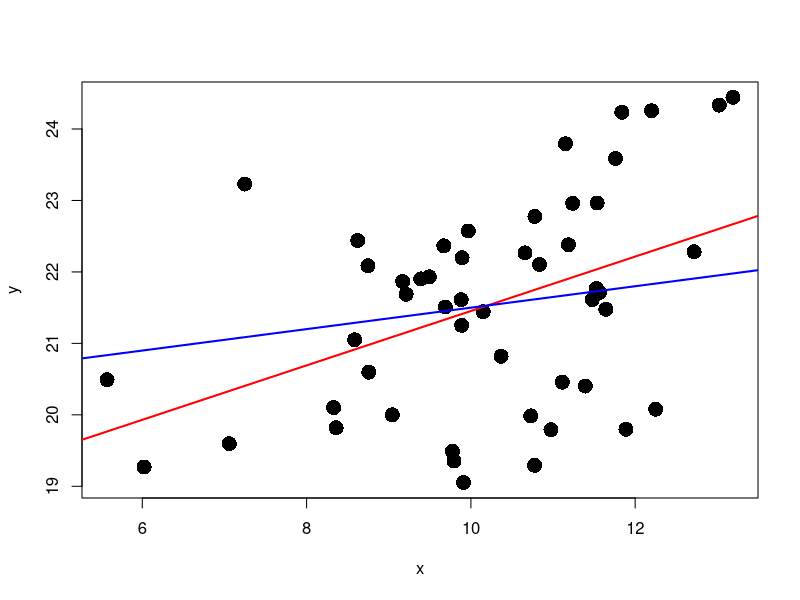
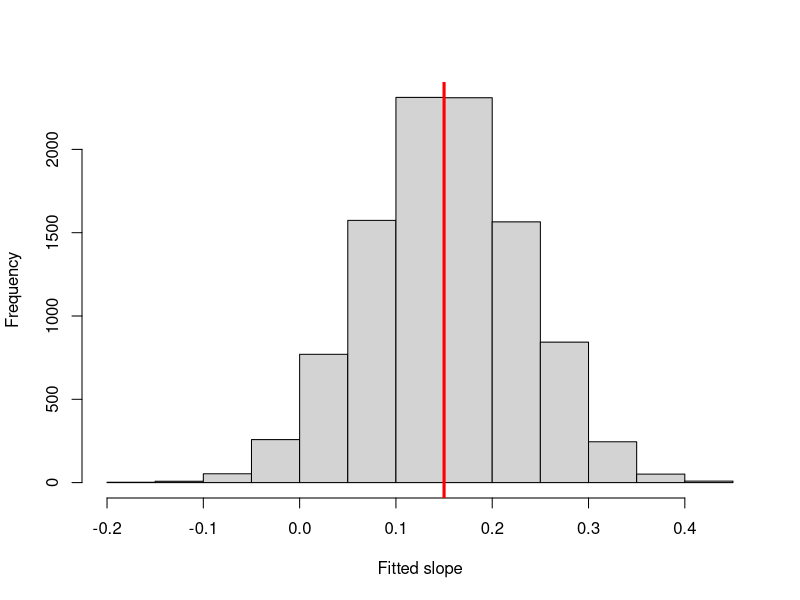

R code for these plots, in order:
## ---- chunk 1
knitr::opts_chunk$set(include=TRUE,echo = TRUE, eval=FALSE, message=FALSE,warning=FALSE)
## ---- chunk 2
set.seed(1)
n=50;
x=rnorm(n,mean=10,sd=2);
beta=c(20,0.15);
y=x*beta[2]+beta[1]+ runif(n,min=-2.5,max=2.5);

fit.linear.model<-function(covariate,response){
  X=cbind(1,covariate);
  beta.fit=solve(t(X)%*%X)%*%t(X)%*%response;
  return(beta.fit)
}
beta.hat=fit.linear.model(covariate=x,response=y)

plot(x=x,y=y,pch=16,cex=2)
abline(b=beta.hat[2],a=beta.hat[1],col='red',lwd=2)
abline(b=beta[2],a=beta[1],col='blue',lwd=2)

## ---- chunk 3

simulate.one.instance<-function(x,beta){
  y=x*beta[2]+beta[1]+ runif(length(x),min=-2.5,max=2.5);
  beta.hat=fit.linear.model(covariate=x,response=y)
  return(beta.hat)
}

N.sim=10000;
set.seed(1)
x=rnorm(100,mean=10,sd=2);
beta=c(20,0.15);
beta.sim=replicate(N.sim, simulate.one.instance(x=x,beta=beta))

# Draw histograms
hist(beta.sim[2,1,],xlab='Fitted slope',main='')
abline(v=beta[2],lwd=3,col='red')
## ---- chunk 4
var(beta.sim[1,1,])
var(beta.sim[2,1,])

sigma.sq=5^2/12;

var.beta1=sigma.sq/sum((x-mean(x))^2)
var.beta0=sigma.sq*sum(x^2)/sum((x-mean(x))^2)/(length(x))
## ---- chunk 5

simulate.one.instance<-function(x,beta){
  y=x*beta[2]+beta[1]+ runif(length(x),min=-2.5,max=2.5);
  beta.hat=fit.linear.model(covariate=x,response=y)
  
  slope.hat=beta.hat[2];
  slope.tilde=(y[2]-y[1])/(x[2]-x[1]);
  return(c(slope.hat,slope.tilde) )
}

N.sim=10000;
set.seed(1)
x=rnorm(100,mean=10,sd=2);
beta=c(20,0.15);
slope.sim=replicate(N.sim, simulate.one.instance(x=x,beta=beta))

apply(slope.sim,1,mean)-beta[2]
dim(slope.sim)
mean(slope.sim[1,])
mean(slope.sim[2,])

apply(slope.sim,1,var)
